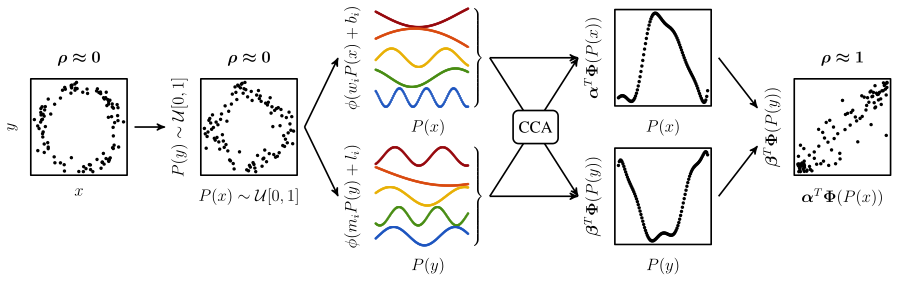

Generate this figure with R:
library(tikzDevice)

t  <- as.matrix(seq(0,2*pi,0.15))
t  <- as.matrix(runif(100,0,2*pi))
x  <- as.matrix(cos(t))+rnorm(100)*0.1
y  <- as.matrix(sin(t))+rnorm(100)*0.1
u  <- as.matrix(ecdf(x)(x))
v  <- as.matrix(ecdf(y)(y))
wx <- matrix(rnorm(10,0,10),2,5)
wy <- matrix(rnorm(10,0,10),2,5)
f  <- cbind(cos(cbind(u,1)%*%wx),sin(cbind(u,1)%*%wx))
g  <- cbind(cos(cbind(v,2)%*%wy),sin(cbind(v,1)%*%wy))
r  <- cancor(f,g)
fx <- f%*%r$xcoef[,1]
gy <- g%*%r$ycoef[,1]

tikz('original.tex',height=1,width=1,standAlone=TRUE);
  par(mar=rep(0,4),oma=rep(0.1,4),lwd=3);
  plot(x,y,pch=19,cex=0.3, xaxt='n', yaxt='n', ann=FALSE,t="p");
dev.off();

tikz('copula.tex',height=1,width=1,standAlone=TRUE);
  par(mar=rep(0,4),oma=rep(0.1,4),lwd=3);
  plot(ecdf(x)(x),ecdf(y)(y),pch=19,cex=0.3, xaxt='n', yaxt='n', ann=FALSE,t="p");
dev.off();

tikz('lines.tex',height=1,width=1,standAlone=TRUE);
  par(mar=rep(0,4),oma=rep(0.1,4),lwd=3);
  plot(fx,gy,pch=19,cex=0.3, xaxt='n', yaxt='n', ann=FALSE, t="p");
dev.off();

tikz('fx.tex',height=1,width=1,standAlone=TRUE);
  par(mar=rep(0,4),oma=rep(0.1,4),lwd=3);
  plot(u,fx,pch=19,cex=0.3, xaxt='n', yaxt='n', ann=FALSE, t="p");
dev.off();

tikz('fy.tex',height=1,width=1,standAlone=TRUE);
  par(mar=rep(0,4),oma=rep(0.1,4),lwd=3);
  plot(v,gy,pch=19,cex=0.3, xaxt='n', yaxt='n', ann=FALSE, t="p");
dev.off();

tikz('rfx.tex',height=1,width=1,standAlone=TRUE)
  par(mfrow=c(5,1),mar=rep(0,4))
  plot(u,f[,1],pch=19,cex=.5,yaxt='n',xaxt='n',ann=FALSE,frame.plot=FALSE,col="#97080E",t="p")
  plot(u,f[,2],pch=19,cex=.5,yaxt='n',xaxt='n',ann=FALSE,frame.plot=FALSE,col="#DA4B0F",t="p")
  plot(u,f[,3],pch=19,cex=.5,yaxt='n',xaxt='n',ann=FALSE,frame.plot=FALSE,col="#E9B104",t="p")
  plot(u,f[,4],pch=19,cex=.5,yaxt='n',xaxt='n',ann=FALSE,frame.plot=FALSE,col="#488C13",t="p")
  plot(u,f[,5],pch=19,cex=.5,yaxt='n',xaxt='n',ann=FALSE,frame.plot=FALSE,col="#1B55C0",t="p")
dev.off()

tikz('rfy.tex',height=1,width=1,standAlone=TRUE)
  par(mfrow=c(5,1),mar=rep(0,4))
  plot(v,g[,1],pch=19,cex=.5,yaxt='n',xaxt='n',ann=FALSE,frame.plot=FALSE,col="#97080E",t="p")
  plot(v,g[,2],pch=19,cex=.5,yaxt='n',xaxt='n',ann=FALSE,frame.plot=FALSE,col="#DA4B0F",t="p")
  plot(v,g[,3],pch=19,cex=.5,yaxt='n',xaxt='n',ann=FALSE,frame.plot=FALSE,col="#E9B104",t="p")
  plot(v,g[,4],pch=19,cex=.5,yaxt='n',xaxt='n',ann=FALSE,frame.plot=FALSE,col="#488C13",t="p")
  plot(v,g[,5],pch=19,cex=.5,yaxt='n',xaxt='n',ann=FALSE,frame.plot=FALSE,col="#1B55C0",t="p")
dev.off()

system("pdflatex original.tex")
system("pdflatex copula.tex")
system("pdflatex lines.tex")
system("pdflatex fx.tex")
system("pdflatex fy.tex")
system("pdflatex rfx.tex")
system("pdflatex rfy.tex")
system("pdflatex pipeline.tex")

system("rm original.tex")
system("rm copula.tex")
system("rm lines.tex")
system("rm fx.tex")
system("rm fy.tex")
system("rm rfx.tex")
system("rm rfy.tex")
system("rm original.pdf")
system("rm copula.pdf")
system("rm lines.pdf")
system("rm fx.pdf")
system("rm fy.pdf")
system("rm rfx.pdf")
system("rm rfy.pdf")

system("rm *log *aux")

print(cor(fx,gy))
